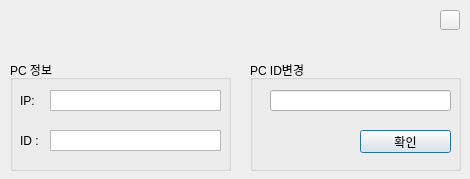
<?xml version="1.0" encoding="UTF-8"?>
<ui version="4.0">
 <class>Dialog</class>
 <widget class="QDialog" name="Dialog">
  <property name="geometry">
   <rect>
    <x>0</x>
    <y>0</y>
    <width>470</width>
    <height>179</height>
   </rect>
  </property>
  <property name="windowTitle">
   <string>Dialog</string>
  </property>
  <widget class="QGroupBox" name="groupBox">
   <property name="geometry">
    <rect>
     <x>250</x>
     <y>60</y>
     <width>211</width>
     <height>111</height>
    </rect>
   </property>
   <property name="title">
    <string>PC ID변경</string>
   </property>
   <widget class="QPushButton" name="okbutton">
    <property name="geometry">
     <rect>
      <x>110</x>
      <y>70</y>
      <width>91</width>
      <height>23</height>
     </rect>
    </property>
    <property name="cursor">
     <cursorShape>PointingHandCursor</cursorShape>
    </property>
    <property name="text">
     <string>확인</string>
    </property>
   </widget>
   <widget class="QLineEdit" name="IP_Change_Edit">
    <property name="geometry">
     <rect>
      <x>20</x>
      <y>30</y>
      <width>181</width>
      <height>21</height>
     </rect>
    </property>
    <property name="frame">
     <bool>true</bool>
    </property>
    <property name="readOnly">
     <bool>false</bool>
    </property>
   </widget>
  </widget>
  <widget class="QGroupBox" name="groupBox_3">
   <property name="geometry">
    <rect>
     <x>10</x>
     <y>60</y>
     <width>221</width>
     <height>111</height>
    </rect>
   </property>
   <property name="title">
    <string>PC 정보</string>
   </property>
   <widget class="QLabel" name="label">
    <property name="geometry">
     <rect>
      <x>10</x>
      <y>30</y>
      <width>61</width>
      <height>21</height>
     </rect>
    </property>
    <property name="text">
     <string>IP:</string>
    </property>
   </widget>
   <widget class="QLabel" name="label_2">
    <property name="geometry">
     <rect>
      <x>10</x>
      <y>70</y>
      <width>61</width>
      <height>21</height>
     </rect>
    </property>
    <property name="text">
     <string>ID :</string>
    </property>
   </widget>
   <widget class="QTextBrowser" name="iptext">
    <property name="geometry">
     <rect>
      <x>40</x>
      <y>30</y>
      <width>171</width>
      <height>21</height>
     </rect>
    </property>
    <property name="verticalScrollBarPolicy">
     <enum>Qt::ScrollBarAlwaysOff</enum>
    </property>
    <property name="horizontalScrollBarPolicy">
     <enum>Qt::ScrollBarAlwaysOff</enum>
    </property>
   </widget>
   <widget class="QTextBrowser" name="idtext">
    <property name="geometry">
     <rect>
      <x>40</x>
      <y>70</y>
      <width>171</width>
      <height>21</height>
     </rect>
    </property>
    <property name="verticalScrollBarPolicy">
     <enum>Qt::ScrollBarAlwaysOff</enum>
    </property>
    <property name="horizontalScrollBarPolicy">
     <enum>Qt::ScrollBarAlwaysOff</enum>
    </property>
   </widget>
  </widget>
  <widget class="QPushButton" name="CloseButton">
   <property name="geometry">
    <rect>
     <x>440</x>
     <y>10</y>
     <width>20</width>
     <height>20</height>
    </rect>
   </property>
   <property name="cursor">
    <cursorShape>PointingHandCursor</cursorShape>
   </property>
   <property name="text">
    <string/>
   </property>
  </widget>
 </widget>
 <resources/>
 <connections/>
</ui>
